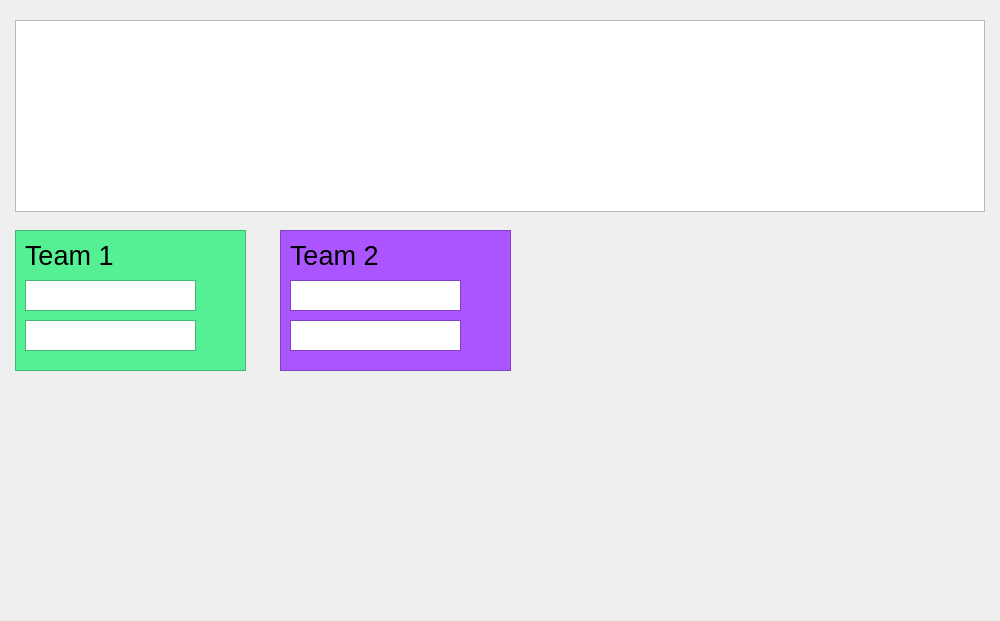
<?xml version="1.0" encoding="UTF-8"?>
<ui version="4.0">
 <class>Dialog</class>
 <widget class="QDialog" name="Dialog">
  <property name="geometry">
   <rect>
    <x>0</x>
    <y>0</y>
    <width>1000</width>
    <height>621</height>
   </rect>
  </property>
  <property name="windowTitle">
   <string>Dialog</string>
  </property>
  <widget class="QFrame" name="teamFrame">
   <property name="geometry">
    <rect>
     <x>15</x>
     <y>230</y>
     <width>231</width>
     <height>141</height>
    </rect>
   </property>
   <property name="palette">
    <palette>
     <active>
      <colorrole role="Base">
       <brush brushstyle="SolidPattern">
        <color alpha="255">
         <red>255</red>
         <green>255</green>
         <blue>255</blue>
        </color>
       </brush>
      </colorrole>
      <colorrole role="Window">
       <brush brushstyle="SolidPattern">
        <color alpha="255">
         <red>86</red>
         <green>240</green>
         <blue>148</blue>
        </color>
       </brush>
      </colorrole>
     </active>
     <inactive>
      <colorrole role="Base">
       <brush brushstyle="SolidPattern">
        <color alpha="255">
         <red>255</red>
         <green>255</green>
         <blue>255</blue>
        </color>
       </brush>
      </colorrole>
      <colorrole role="Window">
       <brush brushstyle="SolidPattern">
        <color alpha="255">
         <red>86</red>
         <green>240</green>
         <blue>148</blue>
        </color>
       </brush>
      </colorrole>
     </inactive>
     <disabled>
      <colorrole role="Base">
       <brush brushstyle="SolidPattern">
        <color alpha="255">
         <red>86</red>
         <green>240</green>
         <blue>148</blue>
        </color>
       </brush>
      </colorrole>
      <colorrole role="Window">
       <brush brushstyle="SolidPattern">
        <color alpha="255">
         <red>86</red>
         <green>240</green>
         <blue>148</blue>
        </color>
       </brush>
      </colorrole>
     </disabled>
    </palette>
   </property>
   <property name="autoFillBackground">
    <bool>true</bool>
   </property>
   <property name="frameShape">
    <enum>QFrame::StyledPanel</enum>
   </property>
   <property name="frameShadow">
    <enum>QFrame::Raised</enum>
   </property>
   <widget class="QLabel" name="teamLbl">
    <property name="geometry">
     <rect>
      <x>10</x>
      <y>10</y>
      <width>221</width>
      <height>31</height>
     </rect>
    </property>
    <property name="palette">
     <palette>
      <active>
       <colorrole role="Base">
        <brush brushstyle="SolidPattern">
         <color alpha="255">
          <red>255</red>
          <green>255</green>
          <blue>255</blue>
         </color>
        </brush>
       </colorrole>
      </active>
      <inactive>
       <colorrole role="Base">
        <brush brushstyle="SolidPattern">
         <color alpha="255">
          <red>255</red>
          <green>255</green>
          <blue>255</blue>
         </color>
        </brush>
       </colorrole>
      </inactive>
      <disabled>
       <colorrole role="Base">
        <brush brushstyle="SolidPattern">
         <color alpha="255">
          <red>86</red>
          <green>240</green>
          <blue>148</blue>
         </color>
        </brush>
       </colorrole>
      </disabled>
     </palette>
    </property>
    <property name="font">
     <font>
      <family>Arial</family>
      <pointsize>20</pointsize>
      <weight>50</weight>
      <bold>false</bold>
     </font>
    </property>
    <property name="text">
     <string>Team 1</string>
    </property>
   </widget>
   <widget class="QTextEdit" name="member1Tbx">
    <property name="geometry">
     <rect>
      <x>10</x>
      <y>50</y>
      <width>171</width>
      <height>31</height>
     </rect>
    </property>
   </widget>
   <widget class="QTextEdit" name="member2Tbx">
    <property name="geometry">
     <rect>
      <x>10</x>
      <y>90</y>
      <width>171</width>
      <height>31</height>
     </rect>
    </property>
   </widget>
  </widget>
  <widget class="QGraphicsView" name="titleGraphic">
   <property name="geometry">
    <rect>
     <x>15</x>
     <y>20</y>
     <width>970</width>
     <height>192</height>
    </rect>
   </property>
  </widget>
  <widget class="QFrame" name="teamFrame2">
   <property name="geometry">
    <rect>
     <x>280</x>
     <y>230</y>
     <width>231</width>
     <height>141</height>
    </rect>
   </property>
   <property name="palette">
    <palette>
     <active>
      <colorrole role="Base">
       <brush brushstyle="SolidPattern">
        <color alpha="255">
         <red>255</red>
         <green>255</green>
         <blue>255</blue>
        </color>
       </brush>
      </colorrole>
      <colorrole role="Window">
       <brush brushstyle="SolidPattern">
        <color alpha="255">
         <red>170</red>
         <green>85</green>
         <blue>255</blue>
        </color>
       </brush>
      </colorrole>
     </active>
     <inactive>
      <colorrole role="Base">
       <brush brushstyle="SolidPattern">
        <color alpha="255">
         <red>255</red>
         <green>255</green>
         <blue>255</blue>
        </color>
       </brush>
      </colorrole>
      <colorrole role="Window">
       <brush brushstyle="SolidPattern">
        <color alpha="255">
         <red>170</red>
         <green>85</green>
         <blue>255</blue>
        </color>
       </brush>
      </colorrole>
     </inactive>
     <disabled>
      <colorrole role="Base">
       <brush brushstyle="SolidPattern">
        <color alpha="255">
         <red>170</red>
         <green>85</green>
         <blue>255</blue>
        </color>
       </brush>
      </colorrole>
      <colorrole role="Window">
       <brush brushstyle="SolidPattern">
        <color alpha="255">
         <red>170</red>
         <green>85</green>
         <blue>255</blue>
        </color>
       </brush>
      </colorrole>
     </disabled>
    </palette>
   </property>
   <property name="autoFillBackground">
    <bool>true</bool>
   </property>
   <property name="frameShape">
    <enum>QFrame::StyledPanel</enum>
   </property>
   <property name="frameShadow">
    <enum>QFrame::Raised</enum>
   </property>
   <widget class="QLabel" name="teamLbl2">
    <property name="geometry">
     <rect>
      <x>10</x>
      <y>10</y>
      <width>221</width>
      <height>31</height>
     </rect>
    </property>
    <property name="palette">
     <palette>
      <active>
       <colorrole role="Base">
        <brush brushstyle="SolidPattern">
         <color alpha="255">
          <red>255</red>
          <green>255</green>
          <blue>255</blue>
         </color>
        </brush>
       </colorrole>
      </active>
      <inactive>
       <colorrole role="Base">
        <brush brushstyle="SolidPattern">
         <color alpha="255">
          <red>255</red>
          <green>255</green>
          <blue>255</blue>
         </color>
        </brush>
       </colorrole>
      </inactive>
      <disabled>
       <colorrole role="Base">
        <brush brushstyle="SolidPattern">
         <color alpha="255">
          <red>86</red>
          <green>240</green>
          <blue>148</blue>
         </color>
        </brush>
       </colorrole>
      </disabled>
     </palette>
    </property>
    <property name="font">
     <font>
      <family>Arial</family>
      <pointsize>20</pointsize>
      <weight>50</weight>
      <bold>false</bold>
     </font>
    </property>
    <property name="text">
     <string>Team 2</string>
    </property>
   </widget>
   <widget class="QTextEdit" name="member1Tbx2">
    <property name="geometry">
     <rect>
      <x>10</x>
      <y>50</y>
      <width>171</width>
      <height>31</height>
     </rect>
    </property>
   </widget>
   <widget class="QTextEdit" name="member2Tbx2">
    <property name="geometry">
     <rect>
      <x>10</x>
      <y>90</y>
      <width>171</width>
      <height>31</height>
     </rect>
    </property>
   </widget>
  </widget>
  <zorder>teamFrame</zorder>
  <zorder>member2Tbx</zorder>
  <zorder>titleGraphic</zorder>
  <zorder>teamFrame2</zorder>
 </widget>
 <resources/>
 <connections/>
</ui>
